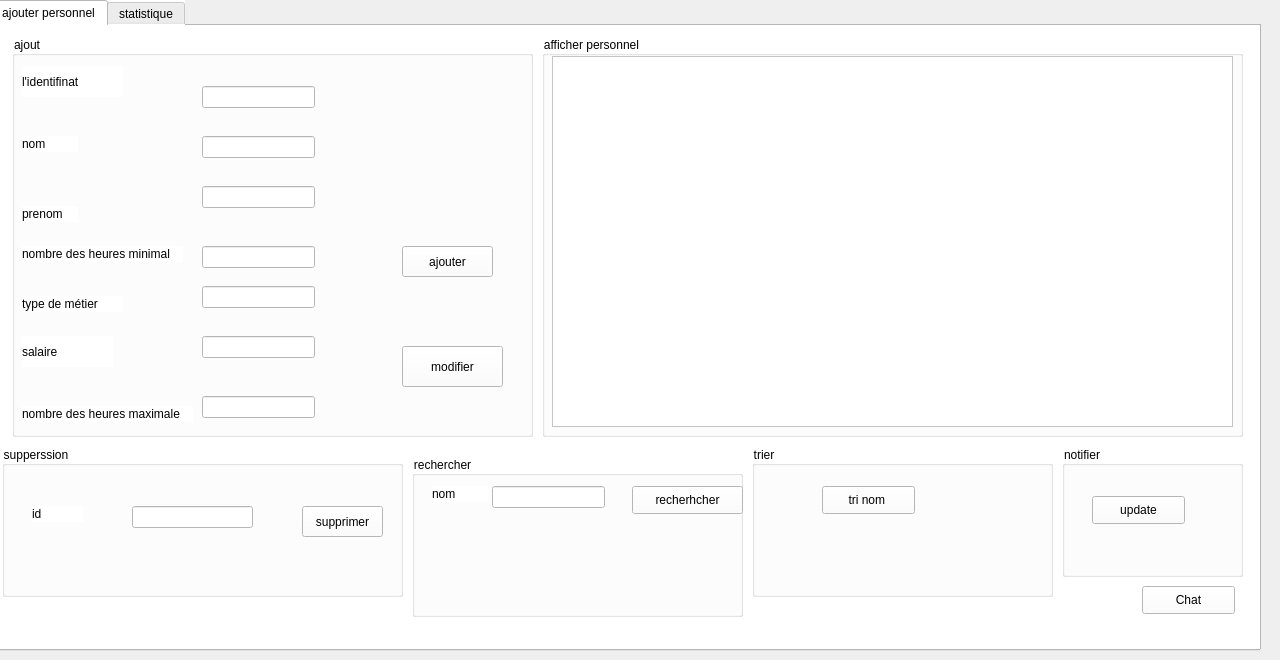
    <widget class="QWidget" name="page_2">
     <widget class="QTabWidget" name="tabWidget_2">
      <property name="geometry">
       <rect>
        <x>-10</x>
        <y>0</y>
        <width>1271</width>
        <height>651</height>
       </rect>
      </property>
      <property name="styleSheet">
       <string notr="true">background-color: rgb(140, 140, 140);
background-color: rgb(255, 255, 255);</string>
      </property>
      <property name="currentIndex">
       <number>0</number>
      </property>
      <widget class="QWidget" name="tab">
       <attribute name="title">
        <string>ajouter personnel</string>
       </attribute>
       <widget class="QGroupBox" name="groupBox">
        <property name="geometry">
         <rect>
          <x>20</x>
          <y>10</y>
          <width>521</width>
          <height>401</height>
         </rect>
        </property>
        <property name="styleSheet">
         <string notr="true">background-color: rgb(255, 170, 255);
background-color: rgb(255, 170, 255);
background-color: rgb(255, 170, 255);
background-color: rgb(255, 255, 255);</string>
        </property>
        <property name="title">
         <string>ajout</string>
        </property>
        <widget class="QLabel" name="label">
         <property name="geometry">
          <rect>
           <x>10</x>
           <y>30</y>
           <width>101</width>
           <height>31</height>
          </rect>
         </property>
         <property name="text">
          <string>l'identifinat</string>
         </property>
        </widget>
        <widget class="QLabel" name="label_2">
         <property name="geometry">
          <rect>
           <x>10</x>
           <y>100</y>
           <width>56</width>
           <height>16</height>
          </rect>
         </property>
         <property name="text">
          <string>nom</string>
         </property>
        </widget>
        <widget class="QLabel" name="label_3">
         <property name="geometry">
          <rect>
           <x>10</x>
           <y>170</y>
           <width>56</width>
           <height>16</height>
          </rect>
         </property>
         <property name="text">
          <string>prenom</string>
         </property>
        </widget>
        <widget class="QLabel" name="label_4">
         <property name="geometry">
          <rect>
           <x>10</x>
           <y>210</y>
           <width>161</width>
           <height>16</height>
          </rect>
         </property>
         <property name="text">
          <string>nombre des heures minimal</string>
         </property>
        </widget>
        <widget class="QLabel" name="label_5">
         <property name="geometry">
          <rect>
           <x>10</x>
           <y>260</y>
           <width>101</width>
           <height>16</height>
          </rect>
         </property>
         <property name="text">
          <string>type de métier</string>
         </property>
        </widget>
        <widget class="QLabel" name="label_7">
         <property name="geometry">
          <rect>
           <x>10</x>
           <y>300</y>
           <width>91</width>
           <height>31</height>
          </rect>
         </property>
         <property name="text">
          <string>salaire</string>
         </property>
        </widget>
        <widget class="QLineEdit" name="le_id">
         <property name="geometry">
          <rect>
           <x>190</x>
           <y>50</y>
           <width>113</width>
           <height>22</height>
          </rect>
         </property>
        </widget>
        <widget class="QLineEdit" name="le_nom_2">
         <property name="geometry">
          <rect>
           <x>190</x>
           <y>100</y>
           <width>113</width>
           <height>22</height>
          </rect>
         </property>
        </widget>
        <widget class="QLineEdit" name="le_prenom_2">
         <property name="geometry">
          <rect>
           <x>190</x>
           <y>150</y>
           <width>113</width>
           <height>22</height>
          </rect>
         </property>
        </widget>
        <widget class="QLineEdit" name="le_heures">
         <property name="geometry">
          <rect>
           <x>190</x>
           <y>210</y>
           <width>113</width>
           <height>22</height>
          </rect>
         </property>
        </widget>
        <widget class="QLineEdit" name="le_type">
         <property name="geometry">
          <rect>
           <x>190</x>
           <y>250</y>
           <width>113</width>
           <height>22</height>
          </rect>
         </property>
        </widget>
        <widget class="QLineEdit" name="le_salaire">
         <property name="geometry">
          <rect>
           <x>190</x>
           <y>300</y>
           <width>113</width>
           <height>22</height>
          </rect>
         </property>
        </widget>
        <widget class="QPushButton" name="pb_ajouter_2">
         <property name="geometry">
          <rect>
           <x>390</x>
           <y>210</y>
           <width>91</width>
           <height>31</height>
          </rect>
         </property>
         <property name="text">
          <string>ajouter</string>
         </property>
        </widget>
        <widget class="QLineEdit" name="le_heures_max">
         <property name="geometry">
          <rect>
           <x>190</x>
           <y>360</y>
           <width>113</width>
           <height>22</height>
          </rect>
         </property>
        </widget>
        <widget class="QLabel" name="label_6">
         <property name="geometry">
          <rect>
           <x>10</x>
           <y>370</y>
           <width>171</width>
           <height>16</height>
          </rect>
         </property>
         <property name="text">
          <string>nombre des heures maximale</string>
         </property>
        </widget>
        <widget class="QPushButton" name="pb_modifier_2">
         <property name="geometry">
          <rect>
           <x>390</x>
           <y>310</y>
           <width>101</width>
           <height>41</height>
          </rect>
         </property>
         <property name="text">
          <string>modifier</string>
         </property>
        </widget>
       </widget>
       <widget class="QGroupBox" name="groupBox_2">
        <property name="geometry">
         <rect>
          <x>10</x>
          <y>420</y>
          <width>401</width>
          <height>151</height>
         </rect>
        </property>
        <property name="styleSheet">
         <string notr="true">background-color: rgb(255, 170, 255);
background-color: rgb(255, 255, 255);</string>
        </property>
        <property name="title">
         <string>supperssion</string>
        </property>
        <widget class="QLabel" name="label_17">
         <property name="geometry">
          <rect>
           <x>30</x>
           <y>60</y>
           <width>51</width>
           <height>16</height>
          </rect>
         </property>
         <property name="text">
          <string>id</string>
         </property>
        </widget>
        <widget class="QLineEdit" name="le_id_supp">
         <property name="geometry">
          <rect>
           <x>130</x>
           <y>60</y>
           <width>121</width>
           <height>22</height>
          </rect>
         </property>
        </widget>
        <widget class="QPushButton" name="pb_supprimer_2">
         <property name="geometry">
          <rect>
           <x>300</x>
           <y>60</y>
           <width>81</width>
           <height>31</height>
          </rect>
         </property>
         <property name="text">
          <string>supprimer</string>
         </property>
        </widget>
       </widget>
       <widget class="QGroupBox" name="groupBox_4">
        <property name="geometry">
         <rect>
          <x>420</x>
          <y>430</y>
          <width>331</width>
          <height>161</height>
         </rect>
        </property>
        <property name="styleSheet">
         <string notr="true">background-color: rgb(255, 170, 255);
background-color: rgb(255, 255, 255);</string>
        </property>
        <property name="title">
         <string>rechercher</string>
        </property>
        <widget class="QLineEdit" name="le_nom_rech">
         <property name="geometry">
          <rect>
           <x>80</x>
           <y>30</y>
           <width>113</width>
           <height>22</height>
          </rect>
         </property>
        </widget>
        <widget class="QPushButton" name="pb_rechercher">
         <property name="geometry">
          <rect>
           <x>220</x>
           <y>30</y>
           <width>111</width>
           <height>28</height>
          </rect>
         </property>
         <property name="text">
          <string>recherhcher</string>
         </property>
        </widget>
        <widget class="QLabel" name="label_9">
         <property name="geometry">
          <rect>
           <x>20</x>
           <y>30</y>
           <width>56</width>
           <height>16</height>
          </rect>
         </property>
         <property name="text">
          <string>nom</string>
         </property>
        </widget>
       </widget>
       <widget class="QGroupBox" name="groupBox_5">
        <property name="geometry">
         <rect>
          <x>760</x>
          <y>420</y>
          <width>301</width>
          <height>151</height>
         </rect>
        </property>
        <property name="styleSheet">
         <string notr="true">background-color: rgb(255, 170, 255);
background-color: rgb(255, 255, 255);</string>
        </property>
        <property name="title">
         <string>trier</string>
        </property>
        <widget class="QPushButton" name="pb_tri_nom">
         <property name="geometry">
          <rect>
           <x>70</x>
           <y>40</y>
           <width>93</width>
           <height>28</height>
          </rect>
         </property>
         <property name="text">
          <string>tri nom </string>
         </property>
        </widget>
       </widget>
       <widget class="QGroupBox" name="groupBox_6">
        <property name="geometry">
         <rect>
          <x>1070</x>
          <y>420</y>
          <width>181</width>
          <height>131</height>
         </rect>
        </property>
        <property name="styleSheet">
         <string notr="true">background-color: rgb(255, 170, 255);
background-color: rgb(255, 255, 255);</string>
        </property>
        <property name="title">
         <string>notifier</string>
        </property>
        <widget class="QPushButton" name="pushButton">
         <property name="geometry">
          <rect>
           <x>30</x>
           <y>50</y>
           <width>93</width>
           <height>28</height>
          </rect>
         </property>
         <property name="text">
          <string>update</string>
         </property>
        </widget>
       </widget>
       <widget class="QGroupBox" name="groupBox_3">
        <property name="geometry">
         <rect>
          <x>550</x>
          <y>10</y>
          <width>701</width>
          <height>401</height>
         </rect>
        </property>
        <property name="title">
         <string>afficher personnel</string>
        </property>
        <widget class="QTableView" name="tab_personnel">
         <property name="geometry">
          <rect>
           <x>10</x>
           <y>20</y>
           <width>681</width>
           <height>371</height>
          </rect>
         </property>
        </widget>
       </widget>
       <widget class="QPushButton" name="chatBtn">
        <property name="geometry">
         <rect>
          <x>1150</x>
          <y>560</y>
          <width>93</width>
          <height>28</height>
         </rect>
        </property>
        <property name="text">
         <string>Chat</string>
        </property>
       </widget>
      </widget>
      <widget class="QWidget" name="tab_3">
       <attribute name="title">
        <string>statistique</string>
       </attribute>
       <widget class="QCustomPlot" name="plot_2" native="true">
        <property name="geometry">
         <rect>
          <x>120</x>
          <y>30</y>
          <width>731</width>
          <height>441</height>
         </rect>
        </property>
       </widget>
      </widget>
     </widget>
    </widget>
